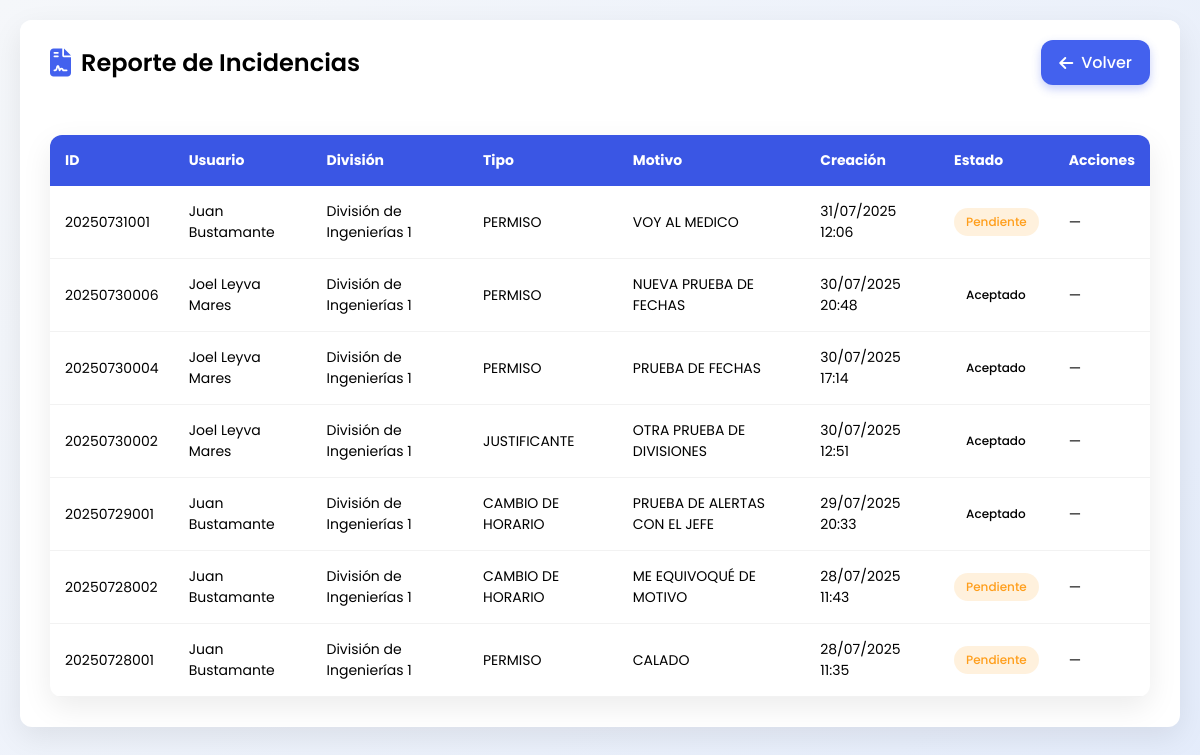
Screenshot of /Verano2025/jefe/reporte.php (signed in) with the database file from the repository.
### tables this page shows
CREATE TABLE IF NOT EXISTS `incidencias` (
  `id` char(11) NOT NULL,
  `usuario_id` int(11) NOT NULL,
  `division_id` int(11) NOT NULL,
  `fecha_creacion` datetime NOT NULL DEFAULT current_timestamp(),
  `fecha_solicitada` varchar(50) NOT NULL,
  `hora_inicio` time DEFAULT NULL,
  `hora_fin` time DEFAULT NULL,
  `tipo_incidencia` varchar(50) NOT NULL,
  `tipo_permiso` enum('PERSONAL','INSTITUCIONAL') NOT NULL,
  `motivo` text DEFAULT NULL,
  `estado` varchar(10) NOT NULL DEFAULT 'NO',
  `firma_jefe` tinyint(4) NOT NULL,
  PRIMARY KEY (`id`)
);

CREATE TABLE IF NOT EXISTS `usuarios` (
  `id` int(11) NOT NULL AUTO_INCREMENT,
  `nombre` varchar(255) DEFAULT NULL,
  `correo` varchar(100) NOT NULL,
  `telefono` varchar(20) DEFAULT NULL,
  `rol` enum('docente','administrativo','jefe','jefe_division','subdireccion','direccion') NOT NULL,
  `superior_id` int(11) DEFAULT NULL,
  `clave_unica` varchar(13) NOT NULL,
  `contrasena` varchar(255) DEFAULT NULL,
  `division_id` int(11) DEFAULT NULL,
  `activo` tinyint(1) DEFAULT 1,
  `firma` varchar(100) NOT NULL,
  PRIMARY KEY (`id`),
  UNIQUE KEY `correo` (`correo`),
  UNIQUE KEY `clave_unica` (`clave_unica`),
  KEY `division_id` (`division_id`),
  KEY `fk_superior` (`superior_id`)
);

CREATE TABLE IF NOT EXISTS `divisiones` (
  `id` int(11) NOT NULL AUTO_INCREMENT,
  `nombre` varchar(100) NOT NULL,
  PRIMARY KEY (`id`),
  UNIQUE KEY `nombre` (`nombre`)
);

### Verano2025/jefe/reporte.php (the view, shortened to what this page needs)
<?php
require '../sesion/conexion.php';
$filtroDivision = '';
if ($_SESSION['rol'] === 'jefe_division') {
    $stmt = $mysqli->prepare("SELECT division_id FROM usuarios WHERE id = ?");
    $stmt->bind_param('i', $_SESSION['usuario_id']);
    $stmt->execute();
    $stmt->bind_result($divisionUsuario);
    $filtroDivision = "WHERE u.division_id = " . intval($divisionUsuario);
}
$mysqli->set_charset("utf8");
$sql = "
    SELECT
        i.id,
        i.tipo_incidencia,
        i.motivo,
        u.nombre        AS nombre_usuario,
        d.nombre        AS division,
        i.fecha_creacion,
        i.estado        AS estado_texto
    FROM incidencias i
    JOIN usuarios    u ON i.usuario_id   = u.id
    LEFT JOIN divisiones d ON u.division_id = d.id
    $filtroDivision
    ORDER BY i.fecha_creacion DESC
";
$result = $mysqli->query($sql);
?>
<!DOCTYPE html>
<html lang="es">
<head>
    <link rel="stylesheet" href="https://cdnjs.cloudflare.com/ajax/libs/font-awesome/6.4.0/css/all.min.css">
</head>
<body>
<div class="dashboard-container">
    <div class="dashboard-header">
        <div class="dashboard-title">
            <i class="fas fa-file-contract"></i>
            <span>Reporte de Incidencias</span>
        </div>
        <a href="index.php" class="btn-back">
            <i class="fas fa-arrow-left"></i> Volver
        </a>
    </div>
    <div class="report-body">
        <?php if ($result->num_rows === 0): ?>
            <div class="no-data" style="text-align:center; padding:40px; color:var(--light-text);">
                <i class="fas fa-inbox" style="font-size:48px; margin-bottom:15px;"></i>
                <p>No hay incidencias registradas en el sistema.</p>
            </div>
        <?php else: ?>
            <div class="table-container">
                <table>
                    <thead>
                    <tr>
                        <th>ID</th>
                        <th>Usuario</th>
                        <th>División</th>
                        <th>Tipo</th>
                        <th>Motivo</th>
                        <th>Creación</th>
                        <th>Estado</th>
                        <th>Acciones</th>
                    </tr>
                    </thead>
                    <tbody>
                    <?php while ($row = $result->fetch_assoc()): ?>
                        <?php
                        $estado = strtoupper($row['estado_texto']);
                        $cls = $estado === 'PENDIENTE'  ? 'status-pendiente'
                            : ($estado === 'APROBADO'  ? 'status-aprobado'
                                : ($estado === 'RECHAZADO' ? 'status-rechazado' : ''));
                        ?>
                        <tr>
                            <td><?= htmlspecialchars($row['id'], ENT_QUOTES, 'UTF-8') ?></td>
                            <td><?= htmlspecialchars($row['nombre_usuario'], ENT_QUOTES, 'UTF-8') ?></td>
                            <td><?= htmlspecialchars($row['division'] ?? '—', ENT_QUOTES, 'UTF-8') ?></td>
                            <td><?= htmlspecialchars($row['tipo_incidencia'], ENT_QUOTES, 'UTF-8') ?></td>
                            <td><?= htmlspecialchars(mb_strimwidth($row['motivo'],0,50,'…'), ENT_QUOTES,'UTF-8') ?></td>
                            <td><?= date('d/m/Y H:i', strtotime($row['fecha_creacion'])) ?></td>
                            <td><span class="status-badge <?= $cls ?>"><?= ucfirst(strtolower($row['estado_texto'])) ?></span></td>
                            <td>
                                <?php if ($estado === 'RECHAZADO'): ?>
                                    <button class="btn-delete" data-id="<?= $row['id'] ?>">
                                        <i class="fas fa-trash-alt"></i>
                                    </button>
                                <?php else: ?>
                                    &mdash;
                                <?php endif; ?>
                            </td>
                        </tr>
                    <?php endwhile; ?>
                    </tbody>
                </table>
            </div>
        <?php endif; ?>
    </div>
</div>

### Verano2025/jefe/reporte.php (style rules this page uses)
:root { --primary-color: #4361ee; --primary-dark: #3a56e4; --secondary-color: #2ecc71; --accent-color: #f72585; --warning-color: #ff9e1b; --danger-color: #e74c3c; --light-bg: #f8f9fa; --dark-text: #212529; --light-text: #6c757d; --border-radius: 12px; --box-shadow: 0 10px 30px rgba(0, 0, 0, 0.08); --transition: all 0.3s ease; }
* { margin: 0; padding: 0; box-sizing: border-box; font-family: 'Poppins', sans-serif; }
body { background: linear-gradient(135deg, #f5f7fa 0%, #e4ecfb 100%); min-height: 100vh; padding: 20px; }
.dashboard-container { max-width: 1200px; margin: 0 auto; background: white; border-radius: var(--border-radius); box-shadow: var(--box-shadow); overflow: hidden; }
.dashboard-header { display: flex; justify-content: space-between; align-items: center; padding: 20px 30px; background: white; color: var(--primary-color); }
.dashboard-title { display: flex; align-items: center; gap: 10px; font-size: 24px; font-weight: 600; color: black; }
.dashboard-title i { font-size: 28px; color: var(--primary-color); }
.btn-back { display: inline-flex; align-items: center; gap: 8px; padding: 10px 18px; background: var(--primary-color); color: white; text-decoration: none; border-radius: var(--border-radius); font-weight: 500; transition: var(--transition); box-shadow: 0 4px 10px rgba(67,97,238,0.3); }
.report-body { padding: 30px; }
.table-container { overflow-x: auto; border-radius: var(--border-radius); box-shadow: var(--box-shadow); background: white; }
table { width: 100%; border-collapse: collapse; min-width: 800px; }
th, td { padding: 15px; text-align: left; font-size: 14px; }
thead { background: var(--primary-dark); color: white; }
th { position: sticky; top: 0; }
tbody tr { border-bottom: 1px solid rgba(0,0,0,0.05); transition: var(--transition); }
.status-badge { display: inline-block; padding: 5px 12px; border-radius: 20px; font-size: 12px; font-weight: 500; }
.status-pendiente { background: rgba(255,158,27,0.15); color: var(--warning-color); }

### rows the page displays
incidencias: id "20250731001", usuario.nombre "Juan Bustamante", division.nombre "División de Ingenierías 1", tipo_incidencia "PERMISO", motivo "VOY AL MEDICO", fecha_creacion "31/07/2025 12:06", estado "Pendiente"
incidencias: id "20250730006", usuario.nombre "Joel Leyva Mares", division.nombre "División de Ingenierías 1", tipo_incidencia "PERMISO", motivo "NUEVA PRUEBA DE FECHAS", fecha_creacion "30/07/2025 20:48", estado "Aceptado"
incidencias: id "20250730004", usuario.nombre "Joel Leyva Mares", division.nombre "División de Ingenierías 1", tipo_incidencia "PERMISO", motivo "PRUEBA DE FECHAS", fecha_creacion "30/07/2025 17:14", estado "Aceptado"
incidencias: id "20250730002", usuario.nombre "Joel Leyva Mares", division.nombre "División de Ingenierías 1", tipo_incidencia "JUSTIFICANTE", motivo "OTRA PRUEBA DE DIVISIONES", fecha_creacion "30/07/2025 12:51", estado "Aceptado"
incidencias: id "20250729001", usuario.nombre "Juan Bustamante", division.nombre "División de Ingenierías 1", tipo_incidencia "CAMBIO DE HORARIO", motivo "PRUEBA DE ALERTAS CON EL JEFE", fecha_creacion "29/07/2025 20:33", estado "Aceptado"
incidencias: id "20250728002", usuario.nombre "Juan Bustamante", division.nombre "División de Ingenierías 1", tipo_incidencia "CAMBIO DE HORARIO", motivo "ME EQUIVOQUÉ DE MOTIVO", fecha_creacion "28/07/2025 11:43", estado "Pendiente"
incidencias: id "20250728001", usuario.nombre "Juan Bustamante", division.nombre "División de Ingenierías 1", tipo_incidencia "PERMISO", motivo "CALADO", fecha_creacion "28/07/2025 11:35", estado "Pendiente"
